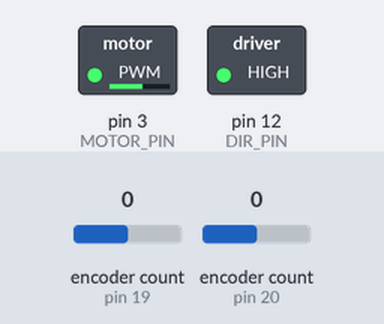
The sketch below on a simulated Arduino Mega 2560, built with avr-gcc and run on an emulated ATmega2560. On the bench: switched loads named in the sketch (green lamp = pin HIGH). The test bench sets the inputs (shaded band); at power-on: encoder count (sensors on pin 19, pin 20) 0.

Above: at 0.1 s.
At 0.7 s:
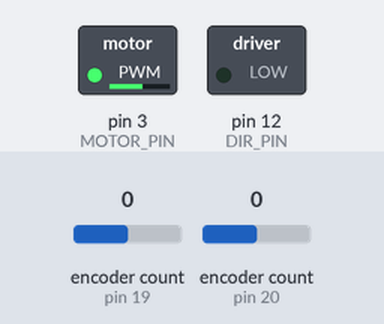
Timing chart, 0 to 2.2 s (numbered marks = the images above):
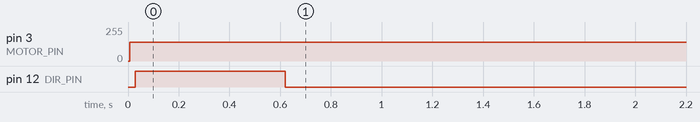

Measured:
- by itself, pin 3 (MOTOR_PIN): 0/255 → 140/255 at 0.01 s
- by itself, pin 12 (DIR_PIN): LOW → HIGH at 0.03 s, → LOW 0.59 s later

The sketch:

pendulum.ino
```cpp
#include <Encoder.h>
//#include <Math.h>

#define DT 0.005
#define MOTOR_PIN 3
#define DIR_PIN 12
#define SUPPLY_VOLTAGE 5

#define MOTOR_GEAR 5.75
#define POSITIVE_DEADZONE 70
#define NEGATIVE_DEADZONE 70

#define PEND_LENGTH 0.129
#define PEND_MASS 0.024
#define SWING_COEFF 100

#define MOTOR_CPR 500
#define MOTOR_ENC_A 19
#define MOTOR_ENC_B 18

#define PEND_CPR 512
#define PEND_ENC_A 20
#define PEND_ENC_B 21


class EncVel
{
  public:
  float dt;
  float velocityRaw=0, velocityFiltered=0;
  float positionPrevious=0, positionRadians=0;
  float encToRadGear;
  float filter=0.9;

  EncVel(int baseCPR, float gearRatio, float deltaTime);
  void computeVelocity(long encoderPos);
};

EncVel::EncVel(int baseCPR, float gearRatio, float deltaTime)
{
  encToRadGear = TWO_PI/float(baseCPR*4)/gearRatio;
  dt = deltaTime;
}

void EncVel::computeVelocity(long encoderPos)
{
  positionRadians = encoderPos * encToRadGear;
  velocityRaw = (positionRadians-positionPrevious)/dt;
  velocityFiltered = velocityFiltered * filter + velocityRaw * (1-filter);
  if (abs(velocityFiltered)<0.001)
    velocityFiltered = 0;
  positionPrevious = positionRadians;
}

inline int sign(float argument)
{
  if (argument<0) return (-1);
  else return 1;
}


Encoder motorEnc(MOTOR_ENC_A, MOTOR_ENC_B);
Encoder pendulumEnc(PEND_ENC_A, PEND_ENC_B);

EncVel motorVel(MOTOR_CPR, MOTOR_GEAR, DT);
EncVel pendulumVel(PEND_CPR, 1, DT);

// State vector is: [theta, alpha, thetaDot, alphaDot]
const float controlGain[4] = {-0.6325 ,  13.4865  , -0.7251   , 1.3025};  //{-0.7071  , 14.8844 ,  -0.7914  ,  1.4432};
const long dtMicros = DT*1e6;
const float pendulumMOI = PEND_MASS * PEND_LENGTH*PEND_LENGTH / 12;  // Moment of inertia around its edge
const float energyReference = PEND_MASS * PEND_LENGTH * 9.81;
unsigned long now = micros();
int printCount=1, maxOutput=0;
bool stateTransition = true, shouldPrint = false;
float voltageToPWM = 255.0 / SUPPLY_VOLTAGE;
float outputVoltage = 0;

void setup() {
  TCCR3B = TCCR3B & B11111000 | B00000001;
  Serial.begin(57600);
  pinMode(DIR_PIN, OUTPUT);
  pinMode(MOTOR_PIN, OUTPUT);

  // HIGH = forward LOW = Backwards (when motor cable exposed part is facing inwards from the motor shield):
  digitalWrite(DIR_PIN, HIGH);
  pendulumEnc.write(PEND_CPR*2);  // 180 degees down, must begin at rest!
  now = micros();
}

void loop() {

  if (micros()-now > dtMicros)
  {
    unsigned long tic = micros();

    long motorPos = motorEnc.read();
    motorVel.computeVelocity(motorPos);

    long pendulumPos = pendulumEnc.read();
    pendulumVel.computeVelocity(pendulumPos);
    float pendulumPosFixed = pendulumVel.positionRadians;
    if (pendulumVel.positionRadians > PI)
      pendulumPosFixed -= TWO_PI;  // Try to fix multiple circles!
    if (pendulumVel.positionRadians < -PI)
      pendulumPosFixed += TWO_PI;

    float energyLevel = pendulumMOI * pendulumVel.velocityFiltered * pendulumVel.velocityFiltered / 2 +
                        PEND_MASS * PEND_LENGTH * 9.81 * (1 - cos(pendulumPosFixed-PI)) / 2;

    float energyError = energyReference - energyLevel;

    if (abs(pendulumPosFixed) < 0.35)  // 0.35 rads ~ 20 deg
    {
      if (stateTransition)
      {
        motorVel.velocityFiltered = 0;
        motorVel.positionPrevious = 0;
        motorEnc.write(0);
        pendulumVel.velocityFiltered = 0;
        stateTransition = false;
      }
      // u = K * y
      outputVoltage = controlGain[0]*motorVel.positionRadians +
                      controlGain[1]*pendulumPosFixed +
                      controlGain[2]*motorVel.velocityFiltered +
                      controlGain[3]*pendulumVel.velocityFiltered ;
      maxOutput = 255;
    }
    else
    {
      outputVoltage = -SWING_COEFF * energyError * sign(pendulumVel.velocityFiltered * cos(pendulumPosFixed));
      maxOutput = 140;
      stateTransition = true;
    }

    int controlOutput = outputVoltage*voltageToPWM;

    if (controlOutput > 1)
    {
      digitalWrite(DIR_PIN, HIGH);
      controlOutput += POSITIVE_DEADZONE;
    }
    if (controlOutput < -1)
    {
      digitalWrite(DIR_PIN, LOW);
      controlOutput -= NEGATIVE_DEADZONE;
    }

    controlOutput = constrain(controlOutput, -maxOutput, maxOutput);
    analogWrite(MOTOR_PIN, abs(controlOutput));

    if (shouldPrint && printCount > 10)
    {
//      Serial.print("theta: ");
//      Serial.print(motorVel.positionRadians, 2);
//      Serial.print("  alpha: ");
//      Serial.print(pendulumPosFixed, 2);

//      Serial.print("  thetaDot: ");
//      Serial.print(motorVel.velocityFiltered, 2);
//      Serial.print("  alphaDot: ");
//      Serial.print(pendulumVel.velocityFiltered, 2);

//      Serial.print("  energy: ");
//      Serial.print(energyLevel, 4);
//      Serial.print("  energyError: ");
//      Serial.print(energyError, 4);
//      Serial.print("  sign: ");
//      Serial.print(sign(pendulumVel.velocityFiltered * cos(pendulumPosFixed)));

//      Serial.print("  voltage: ");
//      Serial.print(outputVoltage);
//      Serial.print("  pwm: ");
//      Serial.println(controlOutput);
      printCount=1;
    }
    else printCount++;
    now = micros();
  }
}
```
